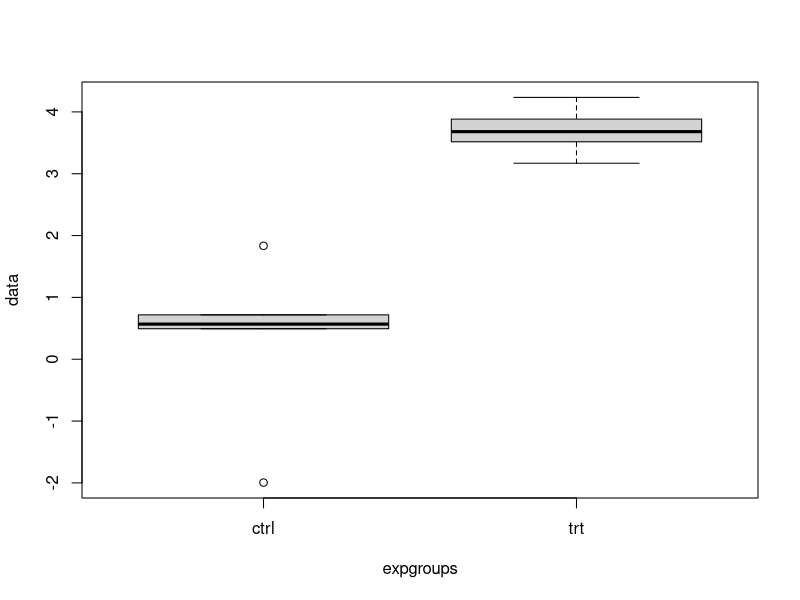
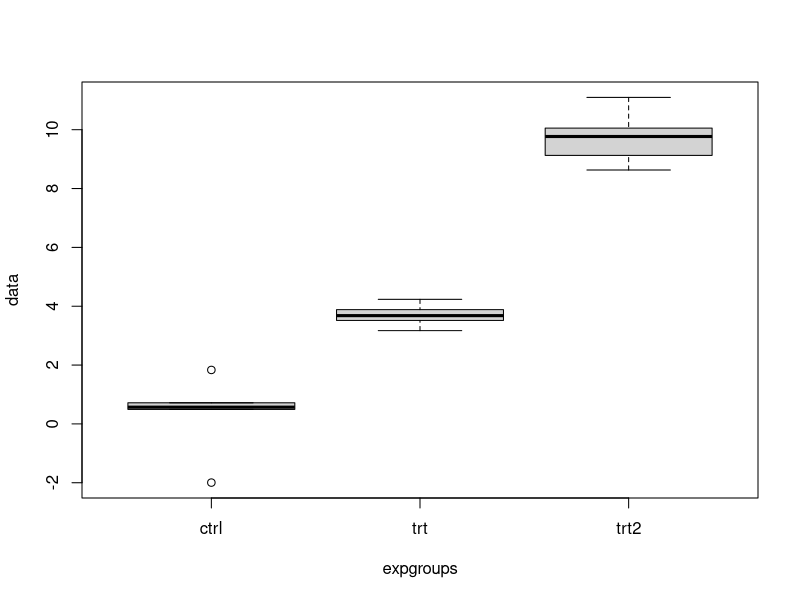
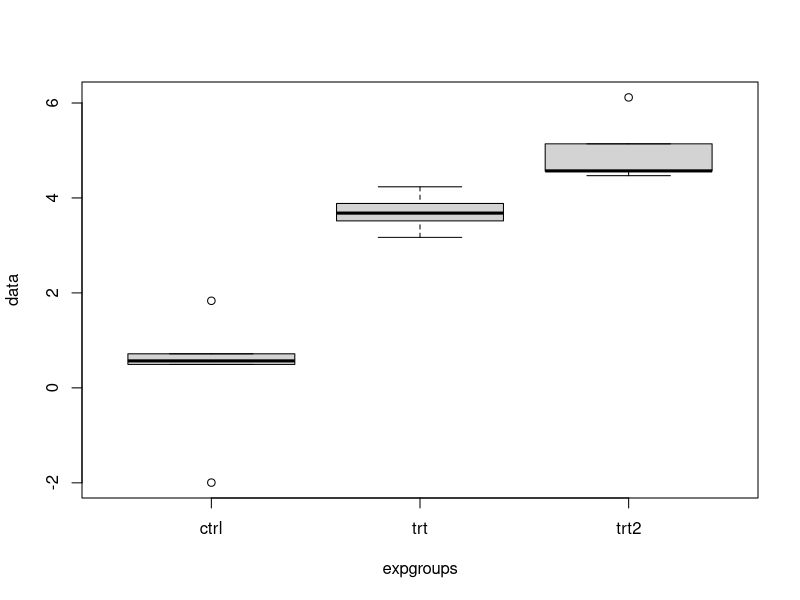
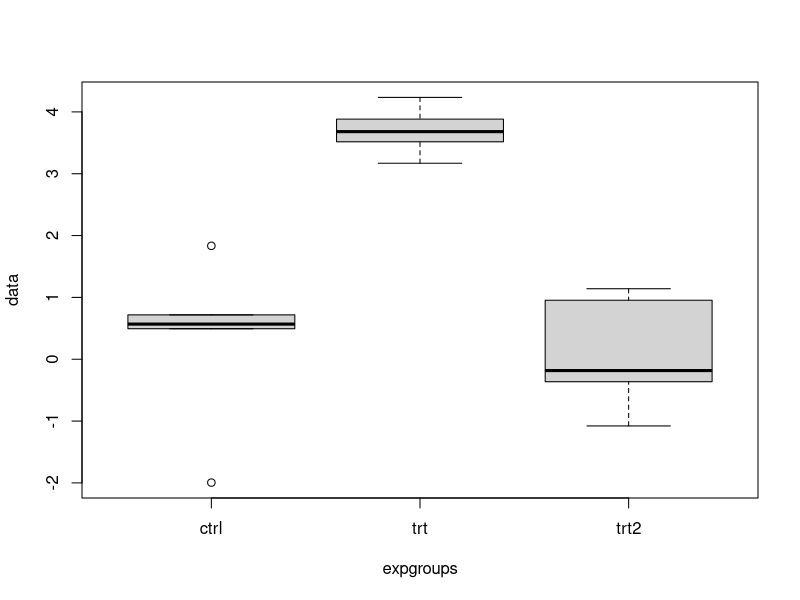

R code for these plots, in order:
## ---- chunk 1
# Select 5 random numbers from distribution where *mean*=0 and *sd*=1
ctrl=rnorm(5)

# Select 5 random numbers from distribution where *mean*=5 and *sd*= 1
trt = rnorm(5, mean=5)

# Combine both samples into one vector
data = c(ctrl,trt)

# Define how the data should be grouped
expgroups = factor(rep(c("ctrl", "trt"), each=5))

# Use a boxplot to show the distributions
boxplot(data ~ expgroups)
## ---- chunk 2
aov(data~expgroups)

summary(aov(data~expgroups))  # same as `summary.aov()`
## ---- chunk 3
datalm = lm(data ~ expgroups)

summary(datalm)  # same as `summary.lm()`
## ---- chunk 4
anova(datalm) # same as summary(aov(data ~ expgroups))
## ---- chunk 5
# coefficients
coef(datalm)

# estimated error
sqrt(diag(vcov(datalm)))

# t-statistics from the linear model
tstats <- coef(datalm) / sqrt(diag(vcov(datalm)))
tstats

# p-value
2 * pt(abs(tstats), df = df.residual(datalm), lower.tail = FALSE)

# t-statistic squared is the same as the F-statistic
tstats^2
## ---- chunk 6
# new treatment group
trt2= rnorm(5,mean=10)

# combine data
data = c(ctrl,trt,trt2)
expgroups = factor(rep(c("ctrl", "trt", "trt2"), each=5))

# make a boxplot
boxplot(data ~ expgroups)

# make a new linear model
datalm = lm(data ~ expgroups)
summary(datalm)
## ---- chunk 7
summary(aov(data ~ expgroups))
## ---- chunk 8
TukeyHSD(aov(data ~ expgroups))
## ---- chunk 9
anova(datalm)
## ---- chunk 10

# new dataset with two treatment samples drawn from the same distribution
trt2= rnorm(5,mean=5)
data = c(ctrl,trt,trt2)
expgroups = factor(rep(c("ctrl", "trt","trt2"), each=5))
boxplot(data ~ expgroups)
datalm = lm(data ~ expgroups)
summary(datalm)
## ---- chunk 11
summary(aov(data~expgroups))
TukeyHSD(aov(data~expgroups))
## ---- chunk 12
# new dataset with one treatment samples drawn from the same distribution as the control
trt2= rnorm(5,mean=0)
data = c(ctrl,trt,trt2)
expgroups = factor(rep(c("ctrl", "trt","trt2"), each=5))
boxplot(data~expgroups)
datalm = lm(data ~ expgroups)
summary(datalm)
## ---- chunk 13
summary(aov(data~expgroups))
TukeyHSD(aov(data~expgroups))
